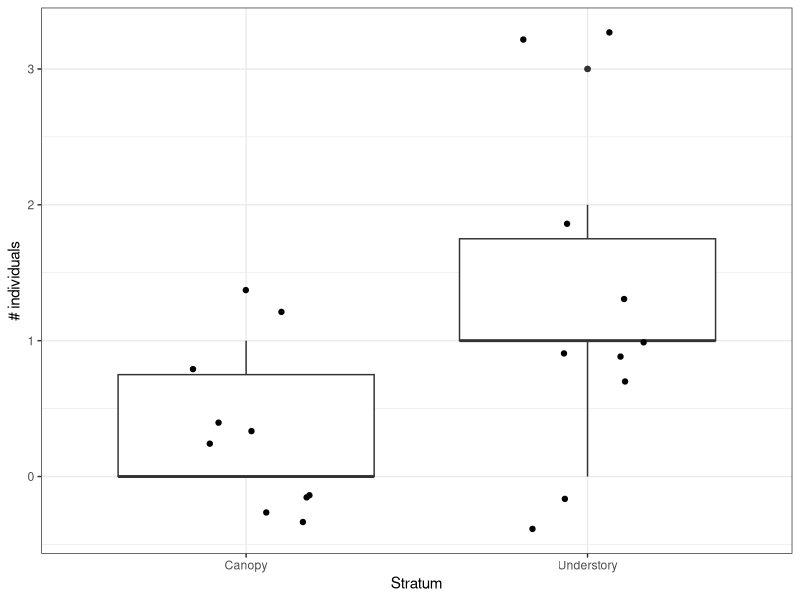
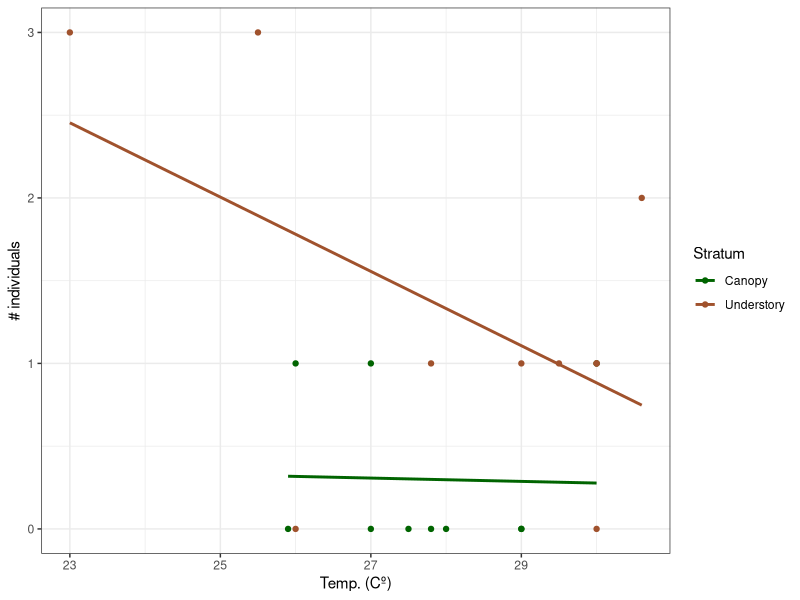
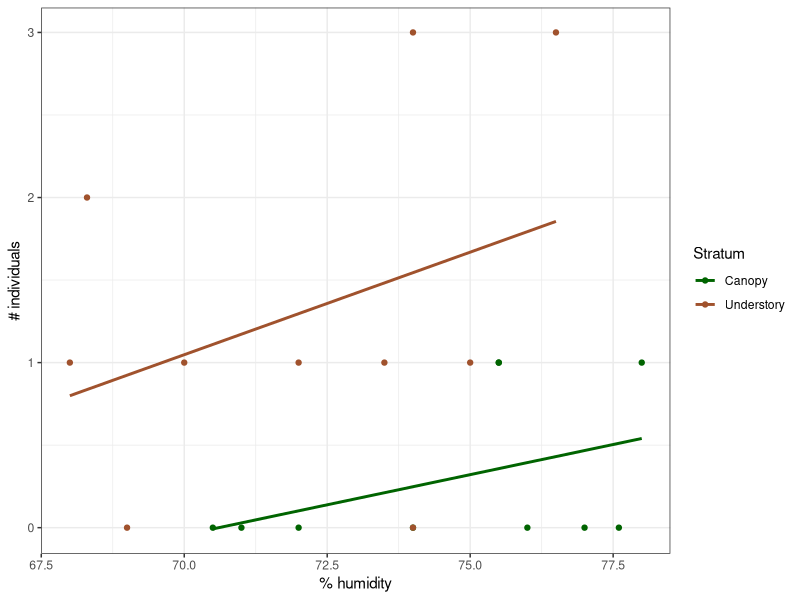

The R source for these figures, in order:
## ---- chunk 1
library(tidyverse)

theme_set(theme_bw())

## ---- chunk 2
#| label: data

d <- read_csv("data/w2_thai_butterflies_small.csv") 

colnames(d) <- c("Stratum", "Temp. (Cº)", "% humidity", "Cloud cover", "# individuals")

d_names <- d %>% 
  select(-`Cloud cover`) %>% 
  mutate(
    Stratum = if_else(Stratum == "C", "Canopy", "Understory"),
    # `Cloud cover` = case_when(
    #   `Cloud cover` == "O" ~ "Overcast",
    #   `Cloud cover` == "C" ~ "Clear",
    #   `Cloud cover` == "PC" ~ "Partly Cloudy"
   # )
  )

d_names
## ---- chunk 3
#| label: q1-plot

d_names %>% 
  ggplot(aes(x = Stratum, y = `# individuals`)) +
  geom_boxplot() +
  geom_jitter(width = 0.2)

## ---- chunk 4
#| label: q2-plots
#| layout-ncol: 2
#| column: page

d_names %>% 
  ggplot(aes(x = `Temp. (Cº)`, y = `# individuals`, color = Stratum)) +
  geom_point() + 
  geom_smooth(method = "lm", se=FALSE) +
  scale_color_manual(values = c("darkgreen", "sienna"))

d_names %>% 
  ggplot(aes(x = `% humidity`, y = `# individuals`, color = Stratum)) +
  geom_point() + 
  geom_smooth(method = "lm", se=FALSE) +
  scale_color_manual(values = c("darkgreen", "sienna"))


